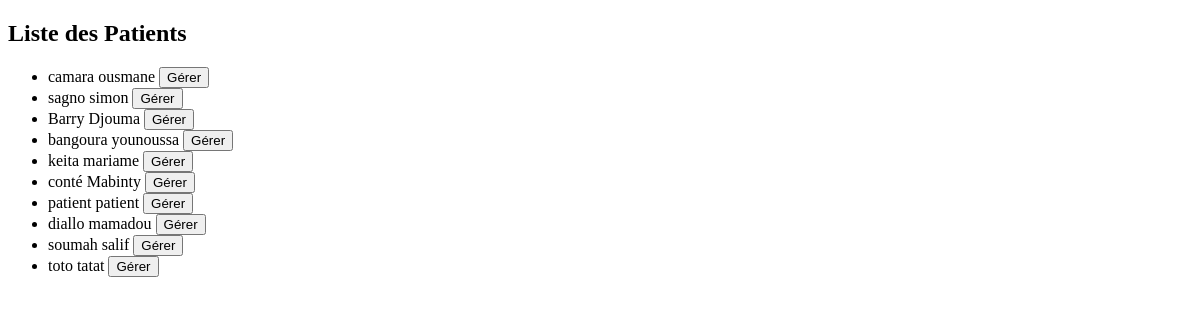
The app's page /liste/ (signed in), older data.
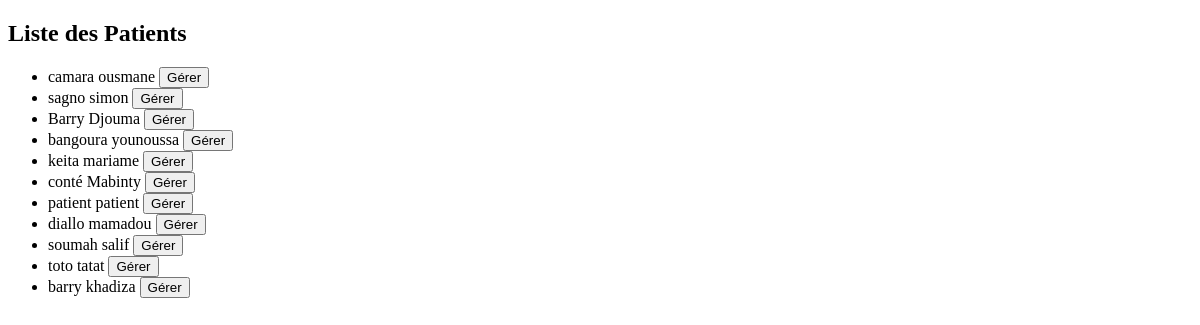
The same page, newer data.
### Patients/models.py (models this page shows, shortened)
class Patient(models.Model):
    user = models.ForeignKey(Utilisateur, on_delete = models.CASCADE)
    nom = models.CharField(max_length = 32)
    prenom = models.CharField(max_length = 32)
    genre = models.CharField(max_length = 9)
    telephone = models.CharField(max_length = 10)
    email = models.EmailField(max_length = 32)
    profil_patient=models.ImageField(upload_to='profil_patient/', height_field=None, width_field=None, max_length=None, blank=True)
    adresse = models.CharField(max_length = 30)
    identifiant = models.CharField(max_length = 30)
    date_enrgistrement = models.DateTimeField(auto_now = True)

### Personnel_Service/views.py (the view)
# urls.py: path('liste/',liste_patient,name ='liste_patient'),
@login_required
def liste_patient(request):
    utilisateur = request.user
    personnel = Personnel.objects.filter(user=utilisateur)
    if personnel is None:  # Vérifie si l'utilisateur est du personnel
        return HttpResponse('accès refusé')  # Redirige les patients vers une autre vue ou affiche un message d'erreur
    patients = Patient.objects.all()
    return render(request, 'Personnel_Service/liste_patients.html', {'patients': patients})

### Personnel_Service/context_processors.py (called while the page is built)
def notifications(request):
    if request.user.is_authenticated:
        try:
            personnel = Personnel.objects.get(user=request.user)
            rdv_enAttente = Rendezvous.objects.filter(status_rdv='en attente', personnel=personnel)
            nbr_rdvA = rdv_enAttente.count()
            historique_notif = Rendezvous.objects.filter(personnel=personnel)
        except Personnel.DoesNotExist:
            rdv_enAttente = []
            nbr_rdvA = 0
            historique_notif=[]
    else:
        rdv_enAttente = []
        nbr_rdvA = 0
        historique_notif=[]
    return {
        'rdv_enAttente': rdv_enAttente,
        'nbr_rdvA': nbr_rdvA,
        'historique_notif':historique_notif
    }

### Personnel_Service/templates/Personnel_Service/liste_patients.html (shortened to what this page needs)
<!DOCTYPE html>
<html lang="en">
<head>
</head>
<body>
    <h2>Liste des Patients</h2>
    <ul>
        {% for patient in patients %}
        <li>
            {{ patient.nom }} {{ patient.prenom }}
            <form action="{% url 'facturation_produits' patient.id %}" method="get" style="display: inline;">
                <button type="submit">Gérer</button>
            </form>
        </li>
        {% endfor %}
    </ul>
</body>
</html>

Row changes from the older to the newer data that the page shows:
added Patient: nom "barry", prenom "khadiza"
